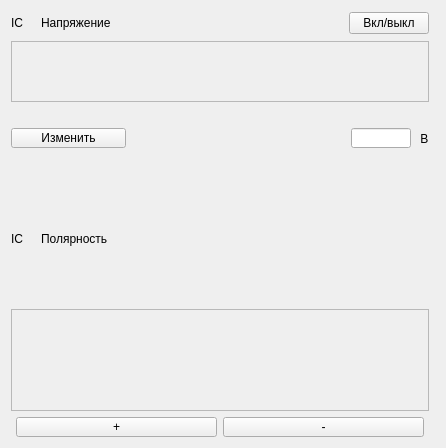
<?xml version="1.0" encoding="UTF-8"?>
<ui version="4.0">
 <class>WidgetVoltage</class>
 <widget class="QWidget" name="WidgetVoltage">
  <property name="geometry">
   <rect>
    <x>0</x>
    <y>0</y>
    <width>446</width>
    <height>448</height>
   </rect>
  </property>
  <property name="windowTitle">
   <string>Form</string>
  </property>
  <layout class="QHBoxLayout" name="horizontalLayout_4">
   <item>
    <layout class="QVBoxLayout" name="verticalLayout_borderExternal">
     <item>
      <layout class="QHBoxLayout" name="horizontalLayout">
       <item>
        <widget class="QLabel" name="label_headIcon">
         <property name="sizePolicy">
          <sizepolicy hsizetype="Fixed" vsizetype="Fixed">
           <horstretch>24</horstretch>
           <verstretch>24</verstretch>
          </sizepolicy>
         </property>
         <property name="minimumSize">
          <size>
           <width>24</width>
           <height>24</height>
          </size>
         </property>
         <property name="text">
          <string>IC</string>
         </property>
        </widget>
       </item>
       <item>
        <widget class="QLabel" name="label_headText">
         <property name="text">
          <string>Напряжение</string>
         </property>
        </widget>
       </item>
       <item>
        <spacer name="verticalSpacer">
         <property name="orientation">
          <enum>Qt::Vertical</enum>
         </property>
         <property name="sizeType">
          <enum>QSizePolicy::Fixed</enum>
         </property>
         <property name="sizeHint" stdset="0">
          <size>
           <width>20</width>
           <height>20</height>
          </size>
         </property>
        </spacer>
       </item>
       <item>
        <spacer name="horizontalSpacer">
         <property name="orientation">
          <enum>Qt::Horizontal</enum>
         </property>
         <property name="sizeHint" stdset="0">
          <size>
           <width>40</width>
           <height>20</height>
          </size>
         </property>
        </spacer>
       </item>
       <item>
        <widget class="Switch" name="switch_hvEnable">
         <property name="text">
          <string>Вкл/выкл</string>
         </property>
        </widget>
       </item>
      </layout>
     </item>
     <item>
      <layout class="QVBoxLayout" name="verticalLayout">
       <item>
        <widget class="QFrame" name="frame_borderValue">
         <property name="sizePolicy">
          <sizepolicy hsizetype="Preferred" vsizetype="Minimum">
           <horstretch>0</horstretch>
           <verstretch>0</verstretch>
          </sizepolicy>
         </property>
         <property name="frameShape">
          <enum>QFrame::StyledPanel</enum>
         </property>
         <property name="frameShadow">
          <enum>QFrame::Raised</enum>
         </property>
        </widget>
       </item>
       <item>
        <layout class="QHBoxLayout" name="horizontalLayout_borderValue">
         <item>
          <layout class="QVBoxLayout" name="verticalLayout_2">
           <item>
            <layout class="QHBoxLayout" name="horizontalLayout_2">
             <item>
              <widget class="QPushButton" name="pushButton_changeVoltage">
               <property name="sizePolicy">
                <sizepolicy hsizetype="Minimum" vsizetype="Fixed">
                 <horstretch>0</horstretch>
                 <verstretch>25</verstretch>
                </sizepolicy>
               </property>
               <property name="minimumSize">
                <size>
                 <width>115</width>
                 <height>20</height>
                </size>
               </property>
               <property name="maximumSize">
                <size>
                 <width>115</width>
                 <height>20</height>
                </size>
               </property>
               <property name="text">
                <string>Изменить</string>
               </property>
              </widget>
             </item>
             <item>
              <spacer name="horizontalSpacer_2">
               <property name="orientation">
                <enum>Qt::Horizontal</enum>
               </property>
               <property name="sizeHint" stdset="0">
                <size>
                 <width>40</width>
                 <height>20</height>
                </size>
               </property>
              </spacer>
             </item>
             <item>
              <widget class="QLineEdit" name="lineEdit_voltageInput">
               <property name="sizePolicy">
                <sizepolicy hsizetype="Fixed" vsizetype="Fixed">
                 <horstretch>60</horstretch>
                 <verstretch>0</verstretch>
                </sizepolicy>
               </property>
               <property name="minimumSize">
                <size>
                 <width>60</width>
                 <height>20</height>
                </size>
               </property>
               <property name="maximumSize">
                <size>
                 <width>60</width>
                 <height>20</height>
                </size>
               </property>
               <property name="alignment">
                <set>Qt::AlignRight|Qt::AlignTrailing|Qt::AlignVCenter</set>
               </property>
              </widget>
             </item>
             <item>
              <widget class="QLabel" name="label_value">
               <property name="text">
                <string> B</string>
               </property>
              </widget>
             </item>
            </layout>
           </item>
          </layout>
         </item>
        </layout>
       </item>
      </layout>
     </item>
     <item>
      <layout class="QHBoxLayout" name="horizontalLayout_3">
       <item>
        <widget class="QLabel" name="label_polarityIcon">
         <property name="sizePolicy">
          <sizepolicy hsizetype="Fixed" vsizetype="Fixed">
           <horstretch>24</horstretch>
           <verstretch>24</verstretch>
          </sizepolicy>
         </property>
         <property name="minimumSize">
          <size>
           <width>24</width>
           <height>24</height>
          </size>
         </property>
         <property name="text">
          <string>IC</string>
         </property>
        </widget>
       </item>
       <item>
        <widget class="QLabel" name="label_polarityText">
         <property name="text">
          <string>Полярность</string>
         </property>
        </widget>
       </item>
       <item>
        <spacer name="horizontalSpacer_3">
         <property name="orientation">
          <enum>Qt::Horizontal</enum>
         </property>
         <property name="sizeHint" stdset="0">
          <size>
           <width>40</width>
           <height>20</height>
          </size>
         </property>
        </spacer>
       </item>
      </layout>
     </item>
     <item>
      <layout class="QVBoxLayout" name="verticalLayout_5">
       <item>
        <widget class="QFrame" name="frame_borderPolarity">
         <property name="frameShape">
          <enum>QFrame::StyledPanel</enum>
         </property>
         <property name="frameShadow">
          <enum>QFrame::Raised</enum>
         </property>
        </widget>
       </item>
       <item>
        <layout class="QHBoxLayout" name="horizontalLayout_borderPolarity">
         <item>
          <layout class="QHBoxLayout" name="horizontalLayout_5">
           <item>
            <spacer name="horizontalSpacer_4">
             <property name="orientation">
              <enum>Qt::Horizontal</enum>
             </property>
             <property name="sizeType">
              <enum>QSizePolicy::Fixed</enum>
             </property>
             <property name="sizeHint" stdset="0">
              <size>
               <width>5</width>
               <height>20</height>
              </size>
             </property>
            </spacer>
           </item>
           <item>
            <widget class="QPushButton" name="pushButton_plus">
             <property name="sizePolicy">
              <sizepolicy hsizetype="Minimum" vsizetype="Fixed">
               <horstretch>0</horstretch>
               <verstretch>20</verstretch>
              </sizepolicy>
             </property>
             <property name="minimumSize">
              <size>
               <width>0</width>
               <height>20</height>
              </size>
             </property>
             <property name="maximumSize">
              <size>
               <width>16777215</width>
               <height>20</height>
              </size>
             </property>
             <property name="text">
              <string>+</string>
             </property>
            </widget>
           </item>
           <item>
            <widget class="QPushButton" name="pushButton_minus">
             <property name="sizePolicy">
              <sizepolicy hsizetype="Minimum" vsizetype="Fixed">
               <horstretch>0</horstretch>
               <verstretch>20</verstretch>
              </sizepolicy>
             </property>
             <property name="minimumSize">
              <size>
               <width>0</width>
               <height>20</height>
              </size>
             </property>
             <property name="maximumSize">
              <size>
               <width>16777215</width>
               <height>20</height>
              </size>
             </property>
             <property name="text">
              <string>-</string>
             </property>
            </widget>
           </item>
           <item>
            <spacer name="horizontalSpacer_5">
             <property name="orientation">
              <enum>Qt::Horizontal</enum>
             </property>
             <property name="sizeType">
              <enum>QSizePolicy::Fixed</enum>
             </property>
             <property name="sizeHint" stdset="0">
              <size>
               <width>5</width>
               <height>20</height>
              </size>
             </property>
            </spacer>
           </item>
          </layout>
         </item>
        </layout>
       </item>
      </layout>
     </item>
    </layout>
   </item>
   <item>
    <widget class="QFrame" name="frame_borderExternal">
     <property name="frameShape">
      <enum>QFrame::StyledPanel</enum>
     </property>
     <property name="frameShadow">
      <enum>QFrame::Raised</enum>
     </property>
    </widget>
   </item>
  </layout>
 </widget>
 <customwidgets>
  <customwidget>
   <class>Switch</class>
   <extends>QPushButton</extends>
   <header>switch.h</header>
  </customwidget>
 </customwidgets>
 <resources/>
 <connections/>
</ui>
